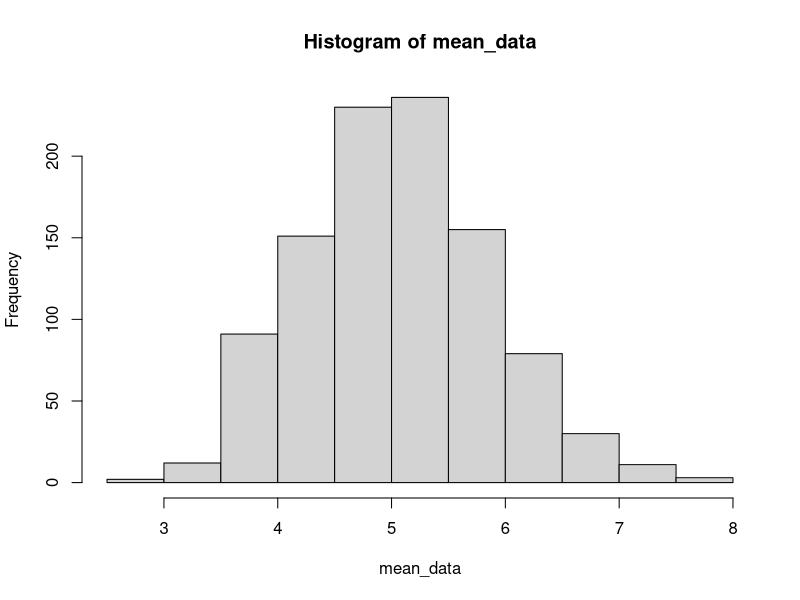
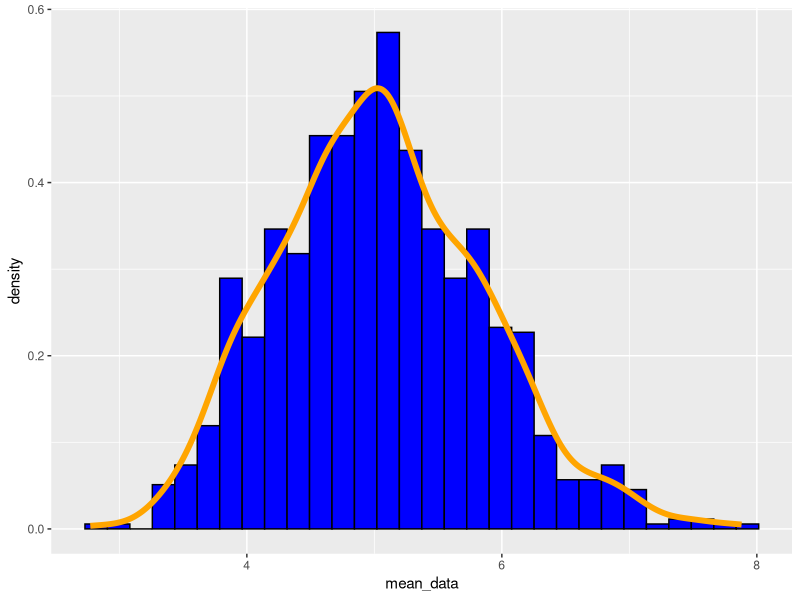

Here is the R script that generated these plots, in order:
## ---- chunk 1
library(ggplot2)
## ---- chunk 2
sim = 1000
lambda = 0.2
n = 40
set.seed(10)
data = matrix(rexp(n*sim, lambda), sim);
## ---- chunk 3
mean_data = apply(data, 1, mean)
hist(mean_data)
## ---- chunk 4
mean(mean_data)
## ---- chunk 5
var(mean_data)
## ---- chunk 6
plot = data.frame(mean_data);
k = ggplot(plot, aes(x =mean_data)) 
k = k + geom_histogram(aes(y=..density..), colour="black",fill = "Blue")
k + geom_density(colour="Orange", size=2)
## ---- chunk 7
con_interval_upper_bond = round (mean(mean_data) + 1.96*sd(mean_data)/sqrt(n),3)
theo_interval_upper_bond = 5 + 1.96*sqrt(0.625)/sqrt(n)
print(paste('Actual 95% confidence interval upper bond is', con_interval_upper_bond))
print(paste('Theoretical 95% confidence interval upper bond is', theo_interval_upper_bond))
